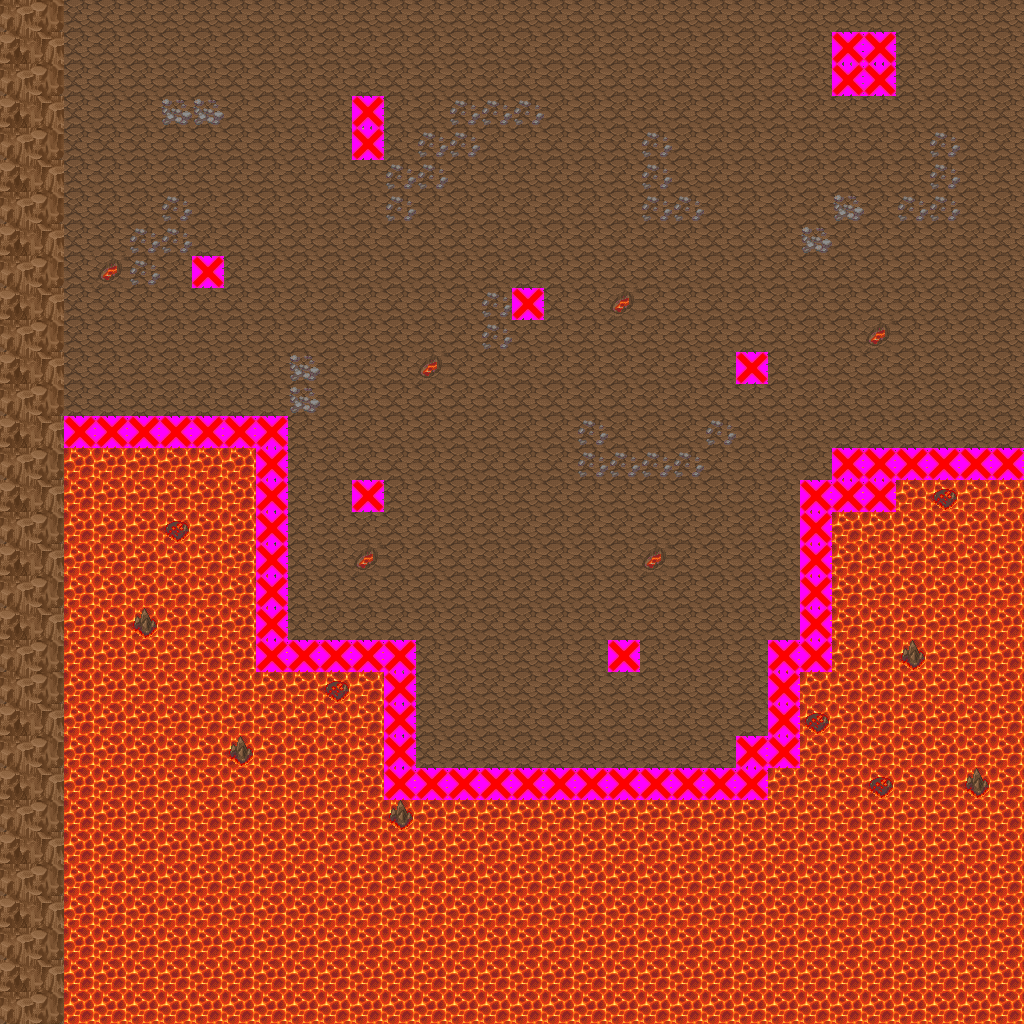

The image is a tile-based game level rendered from a .tmx file. Its description and source (layers, tilesets, objects; grid data summarised) follow:
An orthogonal 32x32 tile map with 32x32 px tiles, 6 tile layers (Layer 1, Layer 2, Layer 3, Clip, ...), 8 tilesets and 2 objects (2x Portal).

<map version="1.0" orientation="orthogonal" width="32" height="32" tilewidth="32" tileheight="32">
 <tileset firstgid="1" name="Rock" tilewidth="32" tileheight="32">
  <image source="rock.png" />
  <tile id="0">
   <properties>
    <property name="TileType" value="0" />
    <property name="TileType" value="0" />
   </properties>
  </tile>
 </tileset>
 <tileset firstgid="2" name="Lava" tilewidth="32" tileheight="32">
  <image source="lava.png" />
  <tile id="0">
   <properties>
    <property name="TileType" value="1" />
    <property name="TileType" value="1" />
   </properties>
  </tile>
 </tileset>
 <tileset firstgid="3" name="FireEnemy" tilewidth="32" tileheight="32">
  <image source="FireEnemyIcon.png" trans="ff00ff" />
  <tile id="0">
   <properties>
    <property name="Type" value="Fire" />
    <property name="Type" value="Fire" />
   </properties>
  </tile>
 </tileset>
 <tileset firstgid="4" name="Clip" tilewidth="32" tileheight="32">
  <image source="solid.jpg" trans="ff00ff" />
 </tileset>
 <tileset firstgid="5" name="MountainPieces" tilewidth="32" tileheight="32">
  <image source="MountainPieces.png" trans="ffffff" />
 </tileset>
 <tileset firstgid="317" name="ConnectionLavat" tilewidth="32" tileheight="32">
  <image source="ConnectionLavat.png" trans="ffffff" />
 </tileset>
 <tileset firstgid="365" name="LavaGround" tilewidth="32" tileheight="32">
  <image source="LavaGround.png" trans="ffffff" />
 </tileset>
 <tileset firstgid="413" name="Overflow" tilewidth="32" tileheight="32">
  <image source="Overflow.png" trans="ffffff" />
 </tileset>
 <layer name="Layer 1" width="32" height="32">
  <data>[1024 cells, 1024 non-empty, 2 distinct tile ids]</data>
 </layer>
 <layer name="Layer 2" width="32" height="32">
  <data>[1024 cells, 471 non-empty, 10 distinct tile ids]</data>
 </layer>
 <layer name="Layer 3" width="32" height="32">
  <data>[1024 cells, 63 non-empty, 13 distinct tile ids]</data>
 </layer>
 <layer name="Clip" width="32" height="32">
  <data>[1024 cells, 63 non-empty, 1 distinct tile ids]</data>
 </layer>
 <layer name="Enemy" width="32" height="32">
  <data>[1024 cells, 0 non-empty, 0 distinct tile ids]</data>
 </layer>
 <objectgroup name="Objects" width="32" height="32">
  <object name="Portal" x="999" y="19" width="18" height="417">
   <properties>
    <property name="DestinationMap" value="Levels\TestFireMap\Mountain1" />
    <property name="DestinationX" value="2" />
    <property name="DestinationY" value="12" />
   </properties>
  </object>
  <object name="Portal" x="66" y="12" width="909" height="8">
   <properties>
    <property name="DestinationMap" value="Levels\TestFireMap\Mountain7" />
    <property name="DestinationX" value="16" />
    <property name="DestinationY" value="30" />
   </properties>
  </object>
 </objectgroup>
 <layer name="Boss" width="32" height="32">
  <data>[1024 cells, 0 non-empty, 0 distinct tile ids]</data>
 </layer>
</map>
